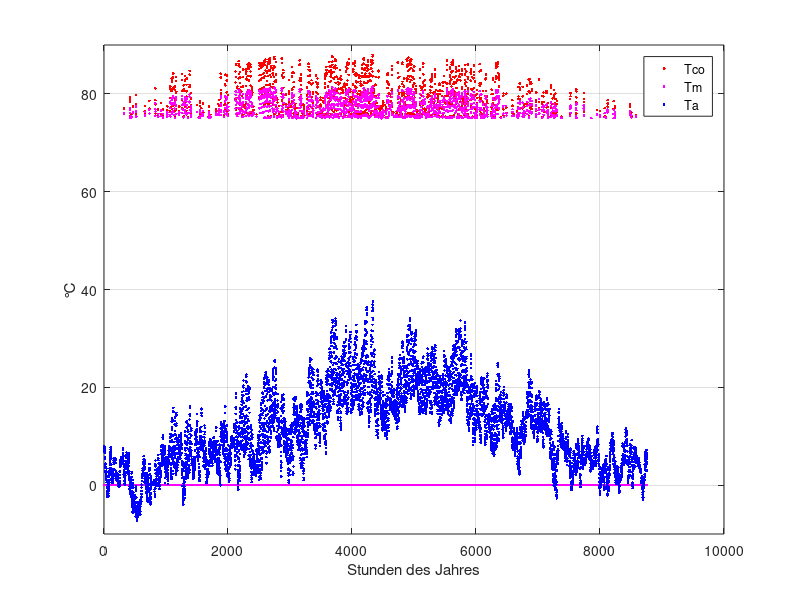
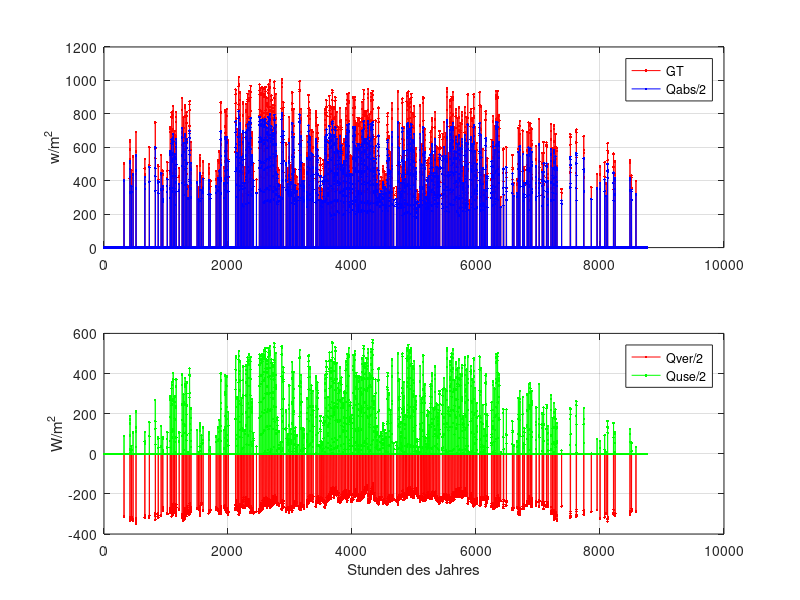
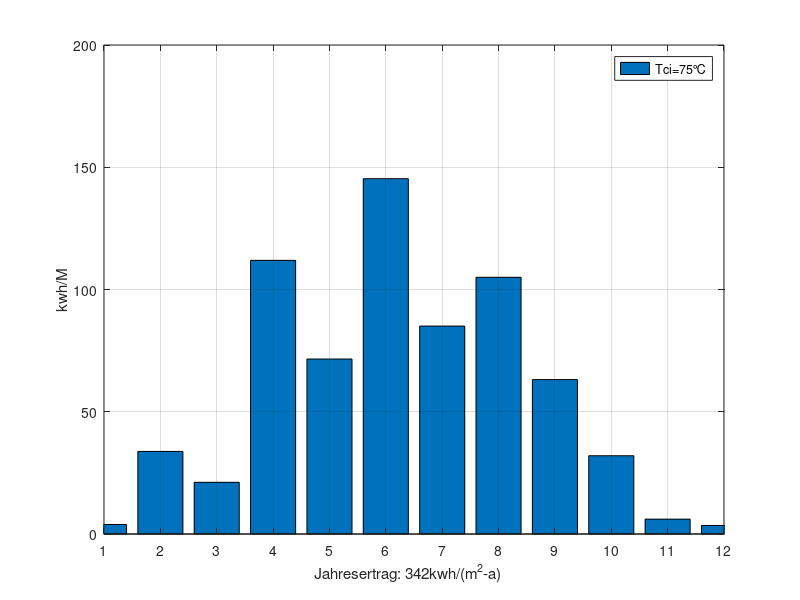

Reproduce these figures in MATLAB, in order.

%%
load Solarkollektor.Hauptprogramm3_res.mat
data=data_2;
ts      = data(1,:);
Tm      = data(2,:);
derTm   = data(3,:);
Ta      = data(5,:);
G       = data(4,:);
Qabs    = data(6,:);
Quse    = data(7,:);
Qver    = data(8,:);
Tco     = data(9,:);

%%
th = ts/3600;
Quse(Quse<0)=0;
ctr=Quse./Quse;
ctr(isnan(ctr))=0;
Tci=75;

%%
figure(1)
plot(th,Tco.*ctr,'.r');
hold on
plot(th,Tm.*ctr,'.m')
plot(th,Ta,'.b');
hold off
grid
legend('Tco','Tm','Ta')
xlabel('Stunden des Jahres')
ylabel('℃')
ylim([-10 90])

%%
figure(2)
subplot(2,1,1)
plot(ts/3600 ,G.*ctr ,'.-r');
hold on
plot(ts/3600 ,Qabs/2.*ctr,'.-b');
hold off
legend('GT','Qabs/2')
grid
ylabel('w/m^2')
subplot(2,1,2)
plot(ts/3600 ,Qver/2.*ctr,'.-r');
hold on 
plot(ts/3600 ,Quse/2.*ctr,'.-g');
hold off
grid 
legend('Qver/2','Quse/2')
xlabel('Stunden des Jahres')
ylabel('W/m^2')
%%
Quse=Quse';
QuseD=sum(reshape(Quse(1:8760,1),[24,365]))./1000;
QuseM(1,1)=sum(QuseD(1:31));
QuseM(1,2)=sum(QuseD(32:59));
QuseM(1,3)=sum(QuseD(60:90));
QuseM(1,4)=sum(QuseD(91:120));
QuseM(1,5)=sum(QuseD(121:151));
QuseM(1,6)=sum(QuseD(152:181));
QuseM(1,7)=sum(QuseD(182:212));
QuseM(1,8)=sum(QuseD(213:243));
QuseM(1,9)=sum(QuseD(244:273));
QuseM(1,10)=sum(QuseD(274:304));
QuseM(1,11)=sum(QuseD(305:334));
QuseM(1,12)=sum(QuseD(335:365));
%%
figure(3)
title 'Monatssummen'
bar(QuseM,'grouped');
grid
legend(['T{ci}=',num2str(Tci),'℃'])
xlim([1 12])
q_sol=sum(QuseM)/2;
xlabel(['Jahresertrag: ',num2str(ceil(q_sol)),...
    'kwh/(m^2-a)   '])
ylabel('kwh/M')